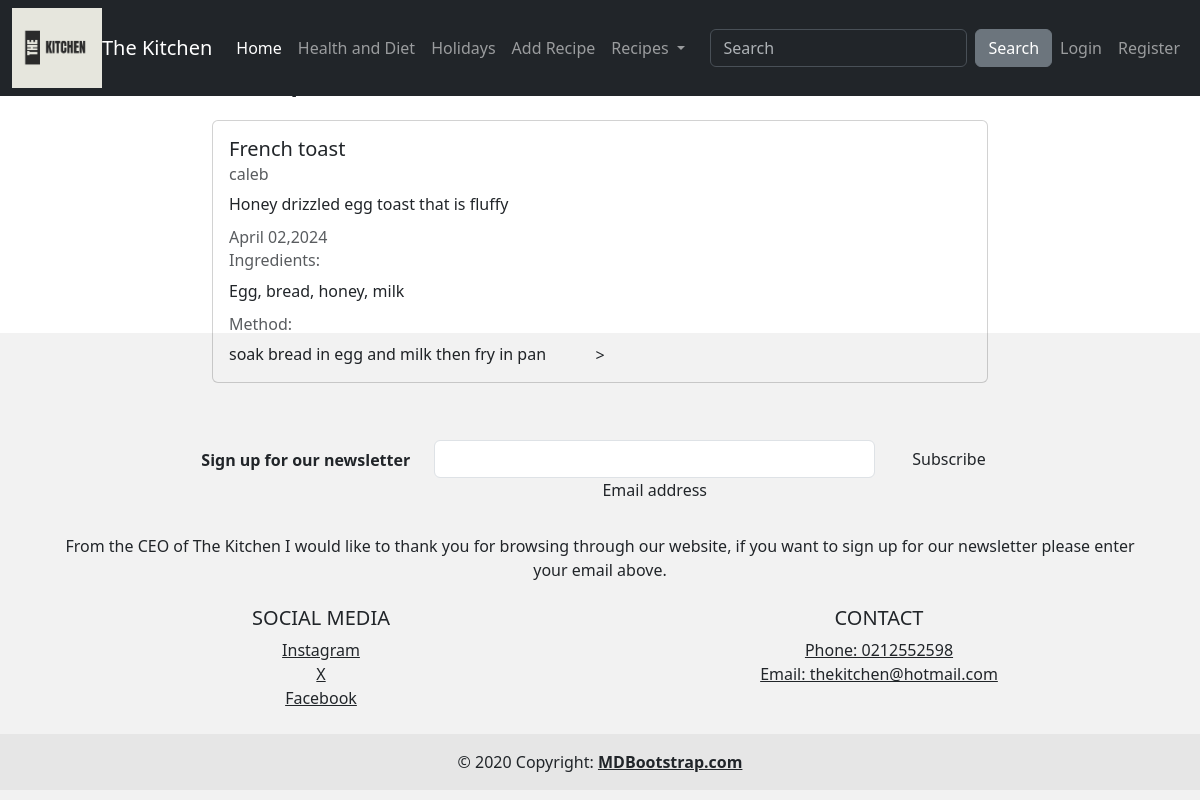
/recipe/3, run on the app's committed database.
### recipe/models.py (models this page shows, shortened)
class recipe(models.Model):
    title = models.CharField(max_length = 100)
    description = models.TextField()
    image = models.ImageField(upload_to="recipe_images", null=True)
    author = models.ForeignKey(User, on_delete = models.CASCADE)
    created_at = models.DateTimeField(auto_now_add = True)
    updated_at = models.DateTimeField(auto_now = True)
    ingredients = models.TextField(null=True)
    method = models.TextField(null=True)
    meal_type = models.ForeignKey(MealType, on_delete=models.CASCADE, null=True)
    meal_diet = models.ManyToManyField(MealDiet, help_text="Hold ctrl or cmd to select more than one option")
    meal_holiday = models.ManyToManyField(HolidayMeal, help_text="Hold ctrl or cmd to select more than one option")

### recipe/views.py (the view)
# urls.py: path('recipe/<int:pk>', views.RecipeDetailView.as_view(), name="recipes-detail"),
class RecipeDetailView(DetailView):
    model = models.recipe

### recipe/templates/recipe/recipe_detail.html (shortened to what this page needs)
{% extends "recipe/base.html" %}
{% block content %}
<h1>Recipe # {{ object.id }}</h1>
<div class="card my-4">
    <div class="card-body">
        <h5 class="card-title">{{ object.title }}</h5>
        <h6 class="card-subtitle mb-2 text-muted">{{ object.author }}</h6>
        <p class="card-text">{{ object.description }}</p>
        <h6 class="card-subtitle mb-2 text-muted">{{ object.updated_at|date:"F d,Y" }}</h6>
        <h6 class="card-subtitle mb-2 text-muted">Ingredients:</h6>
        <p class="card-text">{{ object.ingredients }}</p>
        <h6 class="card-subtitle mb-2 text-muted">Method:</h6>
        <p class="card-text">{{ object.method }}</p>
    </div>
</div>
{% endblock content %}

### data on the page
recipe: title "French toast", author "caleb", description "Honey drizzled egg toast that is fluffy", updated_at "April 02,2024", ingredients "Egg, bread, honey, milk", method "soak bread in egg and milk then fry in pan"
